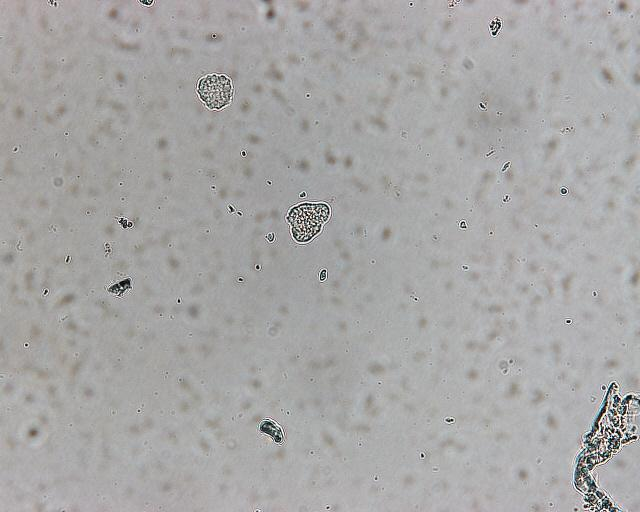
#> input picture images1/ameba2507_0002.jpg, 640 x 512 px
$ python -i metricas_SOMIB.py   (imports and definitions only)   (older library calls are emulated)
#> lines starting #> are read from the running program, lines starting #| are printed output that depends on the picture
#> further down, picture is the input picture: shape (512, 640, 3); mean B, G, R 166.4, 166.9, 167.7
# metricas_articulo.py
# ------------------------------------------------------------
# Compara métricas de imágenes originales vs imágenes procesadas
# usando el pipeline de Metodo_SOMIB.py
# ------------------------------------------------------------

from pathlib import Path

import cv2
import matplotlib.pyplot as plt
import numpy as np
import pandas as pd
from tqdm import tqdm

from Metodo_SOMIB import analizar_imagen, decidir_pipeline


# ============================================================
# 1. MÉTRICAS DE UNA IMAGEN
# ============================================================
# [41 lines left out: functions tabla_comparacion_pre_post, tabla_distribucion_pipeline, not called in this run]


def metricas_imagen(img):
    """
    Calcula métricas globales de calidad para una imagen en escala de grises.

    Métricas:
    - rango_usado
    - media
    - std
    - rango_iluminacion
    - sigma_ruido
    - nitidez
    - gradiente_medio
    - entropia
    """
    if img is None:
        raise ValueError("La imagen recibida es None.")

    if img.ndim == 3:
        img = cv2.cvtColor(img, cv2.COLOR_BGR2GRAY)

    img = img.astype(np.uint8)

    H, W = img.shape
#> H = 512; W = 640

    # Iluminación de fondo: componente de baja frecuencia
    sigma_ilum = max(W, H) // 8
#> sigma_ilum = 80
    sigma_ilum = max(1, sigma_ilum)

    iluminacion = cv2.GaussianBlur(img, (0, 0), sigmaX=sigma_ilum)
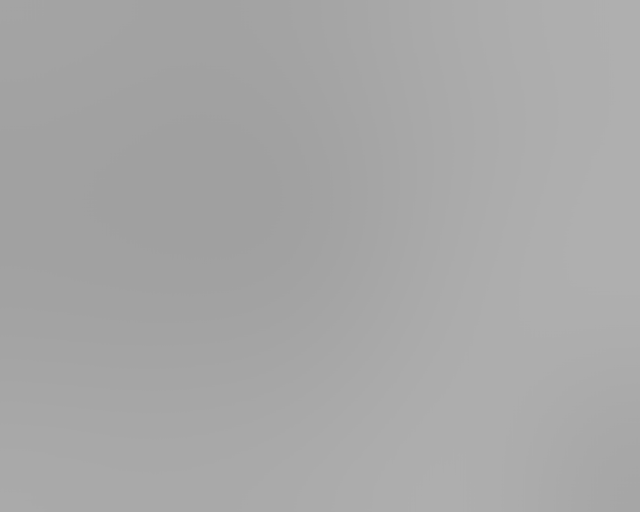
#> iluminacion: shape (512, 640); min 160, max 175, mean 167.1
    rango_iluminacion = float(iluminacion.max() - iluminacion.min())
#> rango_iluminacion = 15

    # Ruido estimado: residuo contra filtro de mediana
    img_suave = cv2.medianBlur(img, 5)
    ruido = img.astype(np.float32) - img_suave.astype(np.float32)
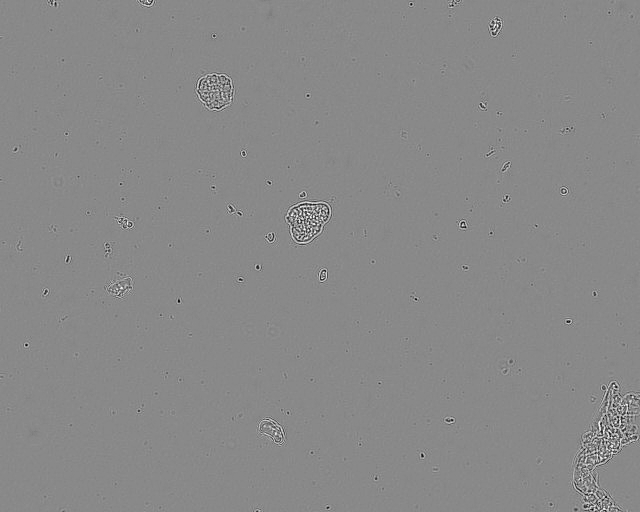
#> ruido: shape (512, 640) float32; min -197, max 169, mean -0.2; drawn with min black and max white
    sigma_ruido = float(ruido.std())
#> sigma_ruido = 11.43

    # Nitidez: varianza del Laplaciano
    lap = cv2.Laplacian(img, cv2.CV_32F)
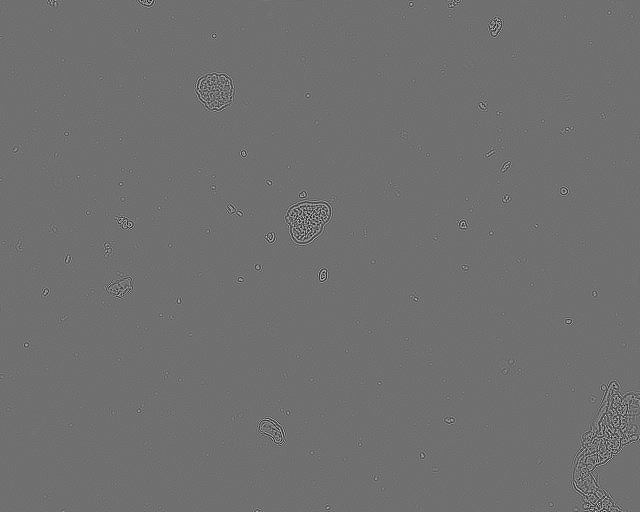
#> lap: shape (512, 640) float32; min -583, max 742, mean 0; drawn with min black and max white
    nitidez = float(lap.var())
#> nitidez = 1371.3

    # Gradiente medio
    gx = cv2.Sobel(img, cv2.CV_32F, 1, 0, ksize=3)
    gy = cv2.Sobel(img, cv2.CV_32F, 0, 1, ksize=3)
    gradiente_medio = float(np.sqrt(gx**2 + gy**2).mean())
#> gradiente_medio = 30.14

    # Entropía global
    hist = np.bincount(img.flatten(), minlength=256).astype(np.float32)
#> hist = 256 values, max 14377 at index 164, min 9 at index 6, mean 1280
    p = hist / (hist.sum() + 1e-8)
#> p = 256 values, max 0.0439 at index 164, min 2.75e-05 at index 6, mean 0.00391
    p = p[p > 0]
    entropia = float(-np.sum(p * np.log2(p + 1e-8)))
#> entropia = 5.4

    return {
        "alto": H,
        "ancho": W,
        "intensidad_min": int(img.min()),
        "intensidad_max": int(img.max()),
        "rango_usado": int(img.max() - img.min()),
        "media": float(img.mean()),
        "std": float(img.std()),
        "rango_iluminacion": rango_iluminacion,
        "sigma_ruido": sigma_ruido,
        "nitidez": nitidez,
        "gradiente_medio": gradiente_medio,
        "entropia": entropia,
    }


# ============================================================
# 2. COMPARACIÓN ORIGINAL VS PROCESADA
# ============================================================


# [844 lines left out: functions comparar_original_vs_procesada, crear_resumen_articulo, imprimir_resumen_articulo, graficar_boxplots_pre_post, graficar_histogramas_pre_post, graficar_barras_cambio_pct and 7 more, not called in this run]


import numpy as np
import pandas as pd

METRICAS_ARTICULO = [
    "rango_usado",
    "std",
    "rango_iluminacion",
    "sigma_ruido",
    "nitidez",
    "gradiente_medio",
    "entropia",
]


# Dirección esperada de mejora:
# +1 = conviene que aumente
# -1 = conviene que disminuya
DIRECCION_MEJORA = {
    "rango_usado": +1,
    "std": +1,
    "rango_iluminacion": -1,
    "sigma_ruido": -1,
    "nitidez": +1,
    "gradiente_medio": +1,
    "entropia": +1,
}


# [414 lines left out: functions tabla_1_comparacion_pre_post, tabla_2_descriptiva_original, tabla_3_descriptiva_procesada, tabla_4_robusta_mediana_iqr, tabla_5_coeficiente_variacion, tabla_6_porcentaje_imagenes_mejoradas and 9 more, not called in this run]


# ============================================================
# 7. EJECUCIÓN PRINCIPAL
# ============================================================

# [83 lines not run here, left out]

>>> import cv2
>>> picture = cv2.imread('images1/ameba2507_0002.jpg')
>>> result = metricas_imagen(picture)
#> result = 12 items

$ run again, on images1/ameba2507_0008.jpg
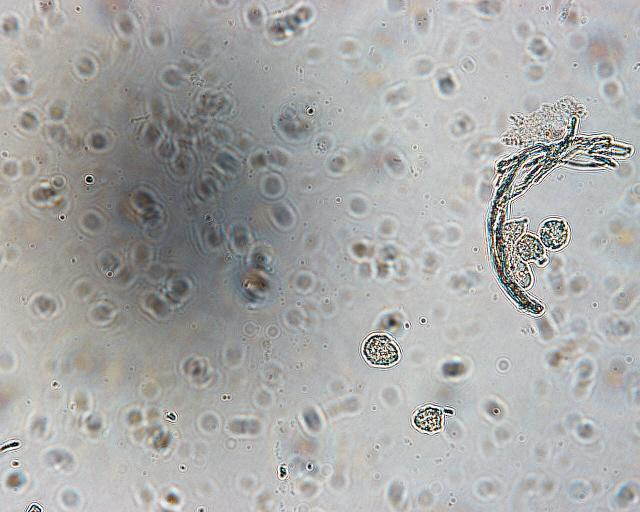
#> input picture images1/ameba2507_0008.jpg, 640 x 512 px
#> picture is the input picture: shape (512, 640, 3); mean B, G, R 167.7, 168.6, 168.2
#> in metricas_imagen, `iluminacion = cv2.GaussianBlur(img, (0, 0), sigmaX=sigma_ilum)`:
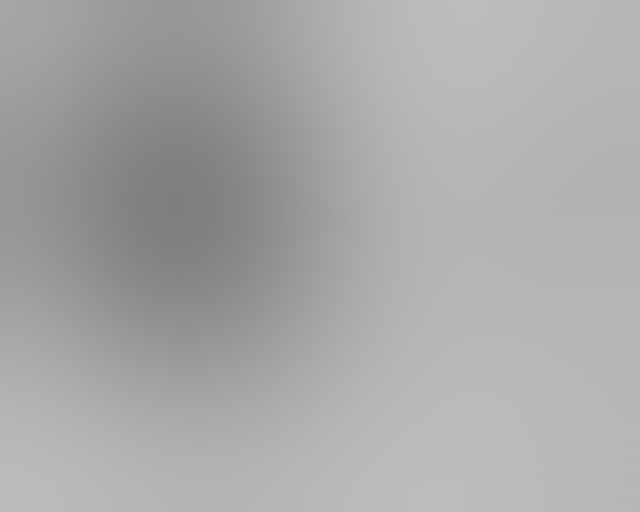
#> iluminacion: shape (512, 640); min 126, max 188, mean 168.3
#> rango_iluminacion = 62
#> sigma_ruido = 14.23
#> nitidez = 2014.9
#> in metricas_imagen, `gy = cv2.Sobel(img, cv2.CV_32F, 0, 1, ksize=3)`:
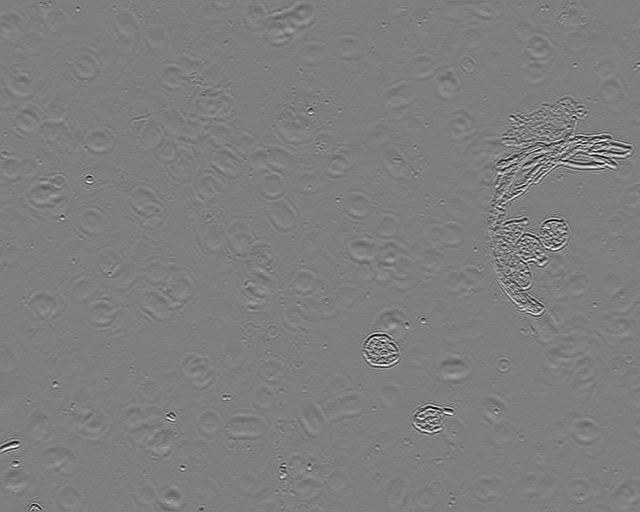
#> gy: shape (512, 640) float32; min -966, max 980, mean 0.1; drawn with min black and max white
#> gradiente_medio = 50.66
#> hist = 256 values, max 7734 at index 193, min 9 at index 0, mean 1280
#> p = 256 values, max 0.0236 at index 193, min 2.75e-05 at index 0, mean 0.00391
#> entropia = 6.8
#> result = 12 items

$ run again, on images1/ameba2507_0010.jpg
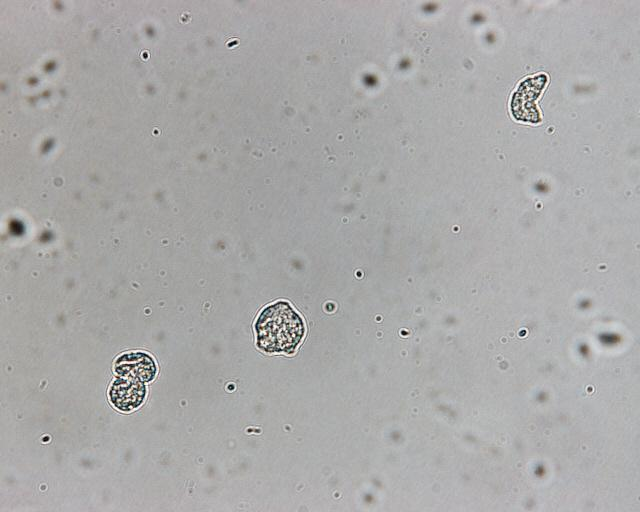
#> input picture images1/ameba2507_0010.jpg, 640 x 512 px
#> picture is the input picture: shape (512, 640, 3); mean B, G, R 169.2, 169.7, 170.1
#> rango_iluminacion = 15
#> in metricas_imagen, `ruido = img.astype(np.float32) - img_suave.astype(np.float32)`:
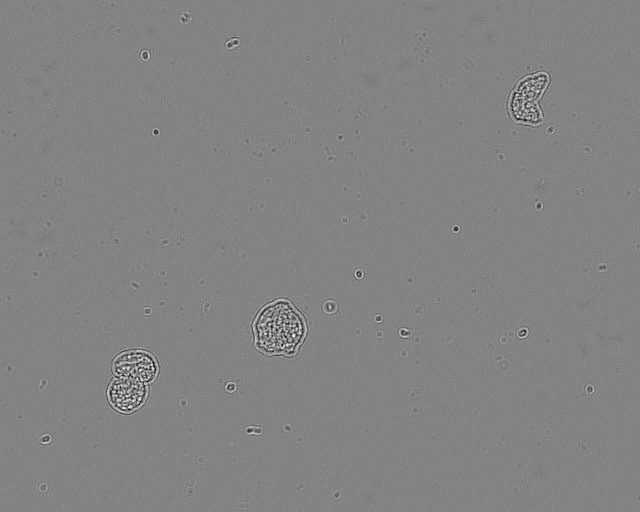
#> ruido: shape (512, 640) float32; min -148, max 138, mean -0.1; drawn with min black and max white
#> sigma_ruido = 7.41
#> nitidez = 284
#> gradiente_medio = 25.11
#> hist = 256 values, max 15468 at index 165, min 0 at index 0, mean 1280
#> in metricas_imagen, `p = hist / (hist.sum() + 1e-8)`: p = 256 values, max 0.0472 at index 165, min 0 at index 0, mean 0.00391
#> in metricas_imagen, `p = p[p > 0]`: p = 253 values, max 0.0472 at index 162, min 3.05e-06 at index 6, mean 0.00395
#> entropia = 5.2
#> result = 12 items

$ run again, on images1/ameba2507_0011.jpg
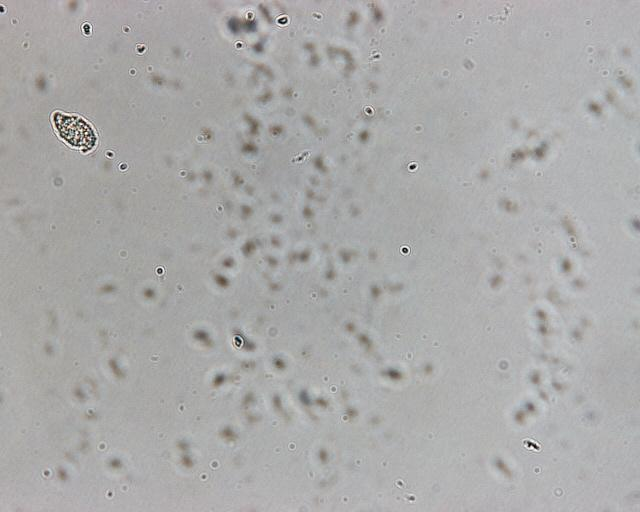
#> input picture images1/ameba2507_0011.jpg, 640 x 512 px
#> picture is the input picture: shape (512, 640, 3); mean B, G, R 169.5, 170, 170.4
#> rango_iluminacion = 16
#> in metricas_imagen, `ruido = img.astype(np.float32) - img_suave.astype(np.float32)`:
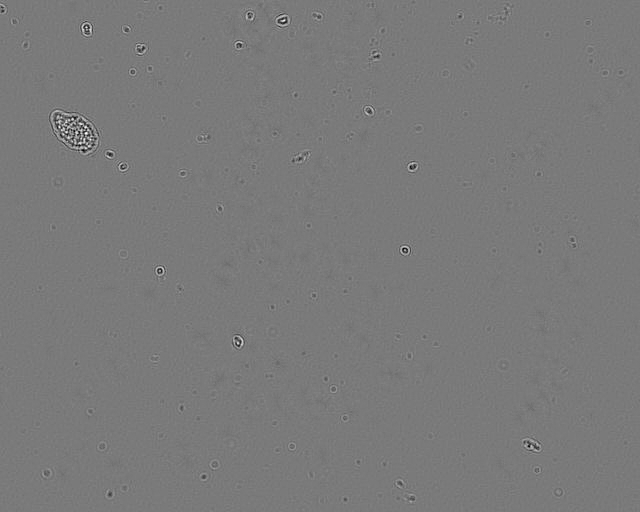
#> ruido: shape (512, 640) float32; min -129, max 139, mean -0.1; drawn with min black and max white
#> sigma_ruido = 5.22
#> nitidez = 159
#> in metricas_imagen, `gy = cv2.Sobel(img, cv2.CV_32F, 0, 1, ksize=3)`:
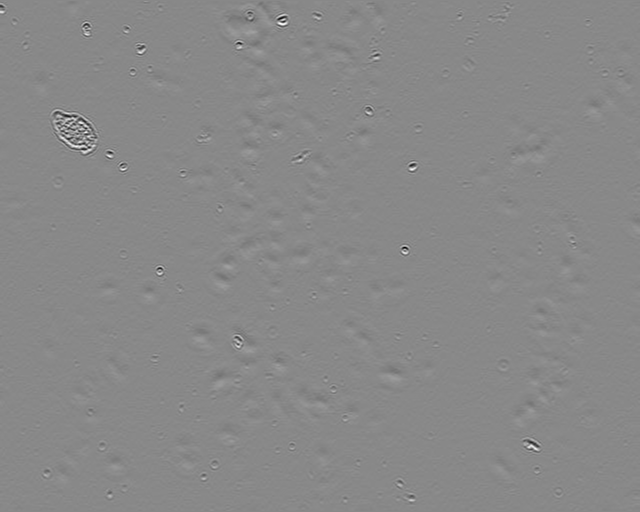
#> gy: shape (512, 640) float32; min -907, max 785, mean 0.1; drawn with min black and max white
#> gradiente_medio = 22.46
#> hist = 256 values, max 14879 at index 177, min 0 at index 0, mean 1280
#> in metricas_imagen, `p = hist / (hist.sum() + 1e-8)`: p = 256 values, max 0.0454 at index 177, min 0 at index 0, mean 0.00391
#> in metricas_imagen, `p = p[p > 0]`: p = 249 values, max 0.0454 at index 171, min 3.05e-06 at index 3, mean 0.00402
#> entropia = 5.26
#> result = 12 items
